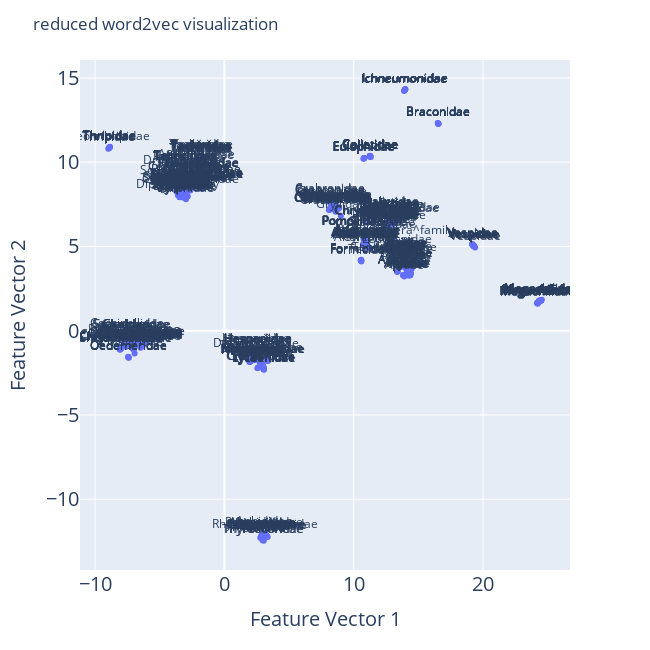

Notebook cell for this chart:
### Code cell
# visualisasi embedding serangga

# embedding
# input : df_node, URL
URL = "http://pyRDF2Vec"
df_serangga = df_node[df_node['group']=="serangga"]
CUSTOM_KG = df_serangga_to_rdf(df_serangga, URL)
# proses
list_serangga=df_node[df_node['group']=="serangga"].taxon_id.to_list()
list_of_entities = [ URL+"#"+taxon_id for taxon_id in list_serangga ]
transformer, embeddings, _ = rdf_KG_to_embeddings(CUSTOM_KG, list_of_entities)
# sama dua2nya # list_of_entities == transformer._entities 

# dictionary serangga
dictionary_serangga = df_to_dictionary_taxon(df_serangga)
# output
# embeddings, list_of_entities, dictionary_serangga

# plotting
embeddingPlot(embeddings, list_of_entities, dictionary_serangga, 650, 650)

### Figure 1 — Plotly figure (JSON) as saved in the notebook; plotly's stock layout.template omitted (floating-point values rounded to 4 significant figures; data arrays with more than 128 entries replaced by an {"elided": "..."} marker saying what was removed)
{"data": [{"hovertemplate": "<b>%{hovertext}</b><br><br>feature-vector-1=%{x}<br>feature-vector-2=%{y}<br>text=%{text}<extra></extra>", "hovertext": {"elided": "503 str values"}, "legendgroup": "", "marker": {"color": "#636efa", "symbol": "circle"}, "mode": "markers+text", "name": "", "showlegend": false, "text": {"elided": "503 str values"}, "textposition": "top center", "type": "scatter", "x": {"elided": "503 float values"}, "xaxis": "x", "y": {"elided": "503 float values"}, "yaxis": "y"}], "layout": {"height": 650, "legend": {"tracegroupgap": 0}, "margin": {"t": 60}, "title": {"text": "reduced word2vec visualization"}, "width": 650, "xaxis": {"anchor": "y", "domain": [0, 1], "tickfont": {"size": 20}, "title": {"font": {"size": 20}, "text": "Feature Vector 1"}}, "yaxis": {"anchor": "x", "domain": [0, 1], "tickfont": {"size": 20}, "title": {"font": {"size": 20}, "text": "Feature Vector 2"}}}}
